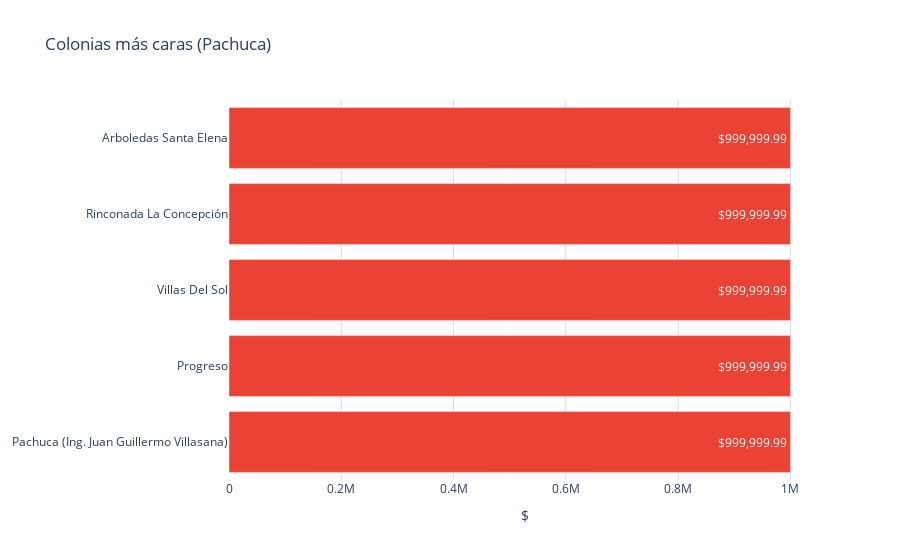

Notebook source saved alongside this figure:
### Code cell
colores = ['#df00ff','#939fad','#6773df','#67c2df','#7cc668','#ffb038','#ff4853','#3d45c0']
col = top_colonias_caras['colonia']
precio = top_colonias_caras['precio']
fig = go.Figure()
fig.add_trace(go.Bar(
    y=col[::-1],  # Invertir el orden de los datos
    x=precio[::-1],  # Invertir el orden de los datos
    orientation='h', 
    marker_color='#ea4335',  # Colores de las barras
    text=precio[::-1].apply(lambda x: '${:,.2f}'.format(x)),  # Invertir el orden de los datos
    textposition='inside',  # Posición del texto (puede ser 'inside' o 'outside')
))
fig.update_layout(
    title='Colonias más caras (Pachuca)',  # Título de la gráfica
    xaxis=dict(
        title='$', # Título del eje x
        gridcolor='#dddcda', # Color de las líneas que dividen los rangos del eje X
        #range=[0, 8000000],  # Establecer el rango del eje y
        #tickvals=[0, 2000000,4000000,6000000, 8000000],  # Definir los valores de las marcas en el eje y
        #ticktext=['$0.00', '$2,000,000.00', '$4,000,000.00','$6,000,000.00','$8,000,000.00'],  # Definir el texto de las marcas en el eje y
    ),  
    plot_bgcolor='rgba(0,0,0,0)',  # Color de fondo del gráfico
)
# Exportar gráfica como archivo HTML
def guardar_grafico_como_html(fig, nombre_archivo, carpeta='graficas'):
    # Crear la carpeta si no existe
    if not os.path.exists(carpeta):
        os.makedirs(carpeta)
    
    # Gráfica como archivo HTML en la carpeta especificada
    pio.write_html(fig, f'{carpeta}/{nombre_archivo}.html')

guardar_grafico_como_html(fig, 'g_bar_colcaras_t5_pachuca', carpeta='graficas')
fig.show()

### Figure 1 — Plotly figure (JSON) as saved in the notebook; plotly's stock layout.template omitted (floating-point values rounded to 4 significant figures)
{"data": [{"marker": {"color": "#ea4335"}, "orientation": "h", "text": ["$999,999.99", "$999,999.99", "$999,999.99", "$999,999.99", "$999,999.99"], "textposition": "inside", "type": "bar", "x": [1000000.0, 1000000.0, 1000000.0, 1000000.0, 1000000.0], "y": ["Pachuca (Ing. Juan Guillermo Villasana)", "Progreso", "Villas Del Sol", "Rinconada La Concepción", "Arboledas Santa Elena"]}], "layout": {"plot_bgcolor": "rgba(0,0,0,0)", "title": {"text": "Colonias más caras (Pachuca)"}, "xaxis": {"gridcolor": "#dddcda", "title": {"text": "$"}}}}
